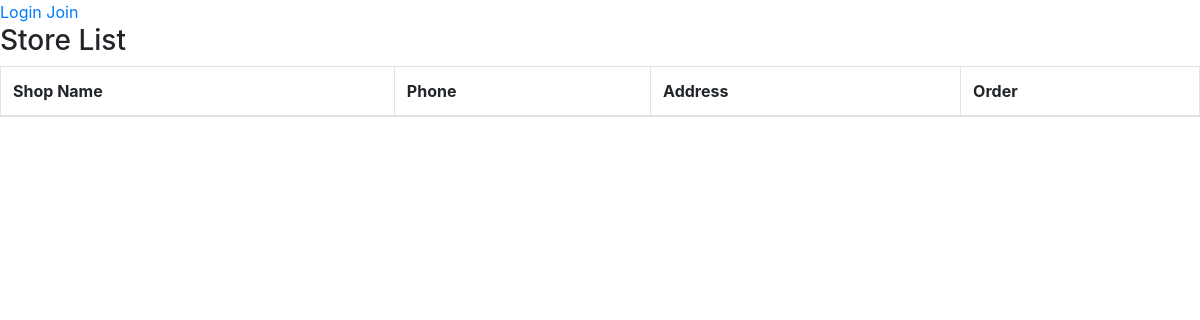
The app's page /baemin/, older data.
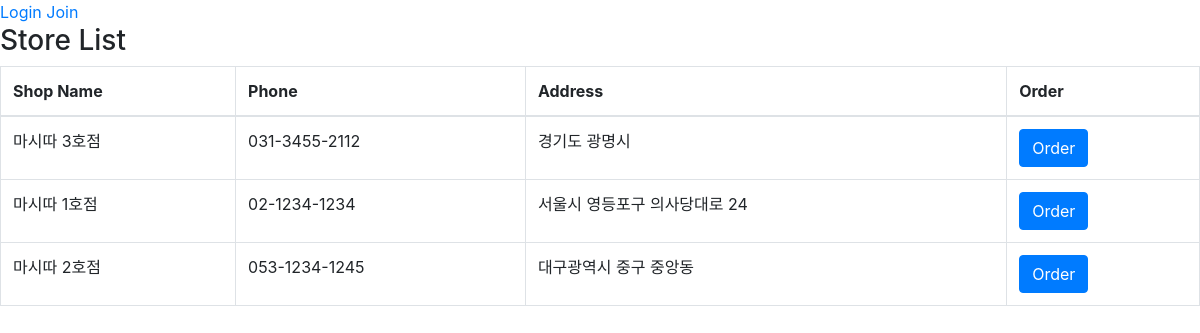
The same page, newer data.
### baemin/models.py (models this page shows, shortened)
class Shop(models.Model):
	name = models.CharField(max_length=100)
	tel = models.CharField(max_length=20)
	addr = models.CharField(max_length=100)

### baemin/views.py (the view)
def index(request):
	return render(request, 'baemin/index.html', {
		'shop_list': Shop.objects.all(),
	})

### baemin/templates/baemin/index.html
{% extends 'baemin/layout.html' %}
{% block content %}
	<h3>Store List</H3>
	<table class="table table-bordered table-hover">
		<thead>
			<tr>
				<th>Shop Name</th>
				<th>Phone</th>
				<th>Address</th>
				<th>Order</th>
			</tr>
		</thead>
		<tbody>
			{% for shop in shop_list %}
			<tr>
				<td>{{ shop.name }}</td>
				<td>{{ shop.tel }}</td>
				<td>{{ shop.addr }}</td>
				<td><a href="{% url 'baemin:order_new' shop.id %}" class="btn btn-primary">Order</a></td>
			</tr>
			{% endfor %}
		</tbody>
	</table/
{% endblock %}

### baemin/templates/baemin/layout.html
{% extends 'final/layout.html' %}

### final/templates/final/layout.html (shortened to what this page needs)
<!doctype html>
<html>
	<head>
	<link rel="stylesheet" href="//stackpath.bootstrapcdn.com/bootstrap/4.1.1/css/bootstrap.min.css" />
	<head>
	<body>
		{% if user.is_authenticated %}
			<a href = "{% url 'profile' %}"> Profile </a>
			<a href = "{% url 'logout' %}?next={{ request.path }}">Log-out</a>
		{% else %}
			<a href="{% url 'login' %}?next={{ request.path }}"> Login</a>
			<a href="{% url 'signup' %}"> Join</a>
		{% endif %}
		{% block content %}
		{% endblock %}
	</body>
</html>

Row changes from the older to the newer data that the page shows:
added Shop: name "마시따 3호점", tel "031-3455-2112", addr "경기도 광명시"
added Shop: name "마시따 1호점", tel "02-1234-1234", addr "서울시 영등포구 의사당대로 24"
added Shop: name "마시따 2호점", tel "053-1234-1245", addr "대구광역시 중구 중앙동"
